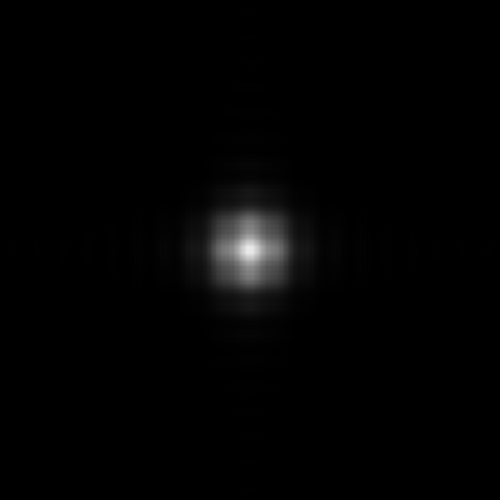
#> input picture experiments/homecomp/beamCoherence1/intensity.tif, 1000 x 1000 px, found by its file name (shown at 1/2 size)
$ python analysis.py
#> lines starting #> are read from the running program, lines starting #| are printed output that depends on the picture
### scripts/lineProfile.py
#!/usr/bin/env python3
# -*- coding: utf-8 -*-
"""
Created on Tue Jun  7 15:04:04 2022

@author: -
"""
import numpy as np
import matplotlib.pyplot as plt

# %%
def getLineProfile(a,axis=0, mid=None, show=False):
    nx, ny = np.shape(a)[1], np.shape(a)[0]
    if mid == None:
        midX, midY = int(nx/2), int(ny/2)
    else:
        midX, midY = int(mid[1]), int(mid[0])
    # print(midX)

    if axis == 0:
        p = a[:,midX]
        title = 'vertical profile'
    elif axis == 1:
        p = a[midY,:]
        title = 'horizontal profile'

    if show:
        plt.plot(p)
        plt.title(title)
        plt.show()

    return p

### scripts/moireAlignment.py
#!/usr/bin/env python3
# -*- coding: utf-8 -*-
"""
Created on Wed Jul 13 09:57:11 2022

@author: jerome
"""

import numpy as np
import matplotlib.pyplot as plt
import matplotlib
from matplotlib.pyplot import figure
from scipy.signal import find_peaks
#from useful import round_sig
from mpl_toolkits.axes_grid1.axes_divider import make_axes_locatable
from matplotlib.colors import LogNorm


# [5 lines left out: function round_sig, not called in this run]

def moirePeriod(p1,p2):
    """
    Parameters
    ----------
    p1 : Pitch of 2nd & 4th quadrants of centosymmetric square grating.
    p2 : Pitch of 1st & 3rd quadrants of centosymmetric square grating.

    Returns
    -------
    P : Period of moire fringe.
    """
    P = (p1*p2)/(p2-p1)
    return P

def displacementRatio(p1,p2):
    """
    Parameters
    ----------
    p1 : Pitch of 2nd & 4th quadrants of centosymmetric square grating.
    p2 : Pitch of 1st & 3rd quadrants of centosymmetric square grating.

    Returns
    -------
    Z : ratio of moire fringe displacement to actual misalignment.
    """
    Z = (p1+p2)/(p2-p1)
    return Z

# [27 lines left out: functions maxMisalignment, minGratingSize, not called in this run]

def misalignmentFromMoire(DX,p1,p2):
    """
    Parameters
    ----------
    DX : Moire fringe displacement
    p1 : Pitch of 2nd & 4th quadrants of centosymmetric square grating.
    p2 : Pitch of 1st & 3rd quadrants of centosymmetric square grating.

    Returns
    -------
    dx : Actual misalignment.
    """
    dx = DX/displacementRatio(p1, p2)
    return dx

# [233 lines left out: functions minMisalignment, minPitchDiff, gratingTransmittance, moireIntensity, test, testTolerances, not called in this run]
# [30 lines of commented-out code are left out]

# [2 lines that do not run on import are left out]
    # testTolerances()

### simulations/maskAlignment2/analysis.py
#!/usr/bin/env python3
# -*- coding: utf-8 -*-
"""
Created on Tue Sep 27 12:49:27 2022

@author: -
"""

import lineProfile
import moireAlignment
import numpy as np
import matplotlib.pyplot as plt
import matplotlib.patches as patches
import matplotlib.gridspec as gridspec
import tifffile
from scipy.signal import find_peaks, peak_widths
from math import floor, log10

#plt.rcParams["figure.figsize"] = (12,10)

def round_sig(x, sig=2):
    if x != 0:
        return round(x, sig-int(floor(log10(abs(x))))-1)
    else:
            return x

def getProfiles(t,nx,ny,offset,show=False):

    x1 = lineProfile.getLineProfile(t,axis=1,mid=[int(ny/2)-offset,0],show=show)
    x2 = lineProfile.getLineProfile(t,axis=1,mid=[int(ny/2)+offset,0],show=show)

    y1 = lineProfile.getLineProfile(t,axis=0,mid=[0,int(nx/2)-offset],show=show)
    y2 = lineProfile.getLineProfile(t,axis=0,mid=[0,int(nx/2)+offset],show=show)

    return x1,x2,y1,y2

def plotSeparately(t,x1,x2,y1,y2,nx,ny,offset,px):

    figure, ax = plt.subplots(1)
    xr1 = patches.Rectangle((0,ny/2-offset),nx,0, edgecolor=colours[0], facecolor="none", linewidth=1)
    xr2 = patches.Rectangle((0,ny/2+offset),nx,0, edgecolor=colours[1], facecolor="none", linewidth=1)
    yr1 = patches.Rectangle((nx/2-offset,0),0,ny, edgecolor=colours[2], facecolor="none", linewidth=1)
    yr2 = patches.Rectangle((nx/2+offset,0),0,ny, edgecolor=colours[3], facecolor="none", linewidth=1)
    plt.imshow(t,cmap='gray')

    plt.xticks([int((nx-1)*((b/(5.0-1)))) for b in range(0,5)],
               [round_sig(nx*px*1e3*(a/(5.0-1))) for a in range(-int((5-1)/2),int((5/2 + 1)))])
    plt.yticks([int((ny-1)*(b/(5.0-1))) for b in range(0,5)],
               [round_sig(ny*px*1e3*(a/(5.0-1))) for a in range(-int((5-1)/2),int((5/2 + 1)))])

    for r in [xr1,xr2,yr1,yr2]:
        ax.add_patch(r)
    plt.text(50,ny/2-offset-10,'x1',fontsize=20,color=colours[0])
    plt.text(50,ny/2+offset-10,'x2',fontsize=20,color=colours[1])
    plt.text(nx/2-offset+10,50,'y1',fontsize=20,color=colours[2])
    plt.text(nx/2+offset+10,50,'y2',fontsize=20,color=colours[3])
    plt.xlabel('x [mm]')
    plt.ylabel('y [mm]')
    plt.colorbar()
    plt.show()

    fig, ax = plt.subplots(2,1)
    ax[0].plot(x1,label='x1',color=colours[0])
    ax[0].plot(x2,label='x2',color=colours[1])
    ax[1].plot(y1,label='y1',color=colours[2])
    ax[1].plot(y2,label='y2',color=colours[3])
    ax[0].legend()
    ax[1].legend()
    plt.show()

def plotTogether(t,x1,x2,y1,y2,nx,ny,offset,px,indexX=None,indexY=None):

    x = np.linspace(0,nx,nx)
    y = np.linspace(0,ny,ny)

    gs = gridspec.GridSpec(2, 2,width_ratios=[10,5], height_ratios=[10,5])
    ax = [plt.subplot(gs[0]),plt.subplot(gs[1]),plt.subplot(gs[2]),plt.subplot(gs[3])]
    xr1 = patches.Rectangle((0,ny/2-offset),nx,0, edgecolor=colours[0], facecolor="none", linewidth=1)
    xr2 = patches.Rectangle((0,ny/2+offset),nx,0, edgecolor=colours[1], facecolor="none", linewidth=1)
    yr1 = patches.Rectangle((nx/2-offset,0),0,ny, edgecolor=colours[2], facecolor="none", linewidth=1)
    yr2 = patches.Rectangle((nx/2+offset,0),0,ny, edgecolor=colours[3], facecolor="none", linewidth=1)
    ax[0].imshow(t,cmap='gray')
    for a in [ax[0],ax[2]]:
        a.set_xticks([int((nx-1)*((b/(5.0-1)))) for b in range(0,5)])
        a.set_xticklabels([round_sig(nx*px*1e3*(a/(5.0-1))) for a in range(-int((5-1)/2),int((5/2 + 1)))])
    for a in [ax[0],ax[1]]:
        a.set_yticks([int((ny-1)*(b/(5.0-1))) for b in range(0,5)])
        a.set_yticklabels([round_sig(ny*px*1e3*(a/(5.0-1))) for a in range(-int((5-1)/2),int((5/2 + 1)))])
    ax[0].set_xlabel('x [mm]')
    ax[1].set_ylabel('y [mm]')
    ax[1].set_xlabel('I [a.u]')
    ax[2].set_ylabel('I [a.u]')
    for r in [xr1,xr2,yr1,yr2]:
        ax[0].add_patch(r)
    ax[1].plot(y1,x,colours[2])
    ax[1].plot(y2,x,colours[3])
    if indexY:
        ax[1].plot(y1[indexY[1]],y[indexY[1]],'x',color='black')
        ax[1].plot(y2[indexY[2]],y[indexY[2]],'x',color='blue')
        ax[1].plot(y1[indexY[3]],y[indexY[3]],'o',color='black')
        ax[1].plot(y2[indexY[4]],y[indexY[4]],'o',color='blue')
    ax[2].plot(-x1,colours[0])
    ax[2].plot(-x2,colours[1])
    if indexX:
        ax[2].plot(x[indexX[1]],-x1[indexX[1]],'x',color='black')
        ax[2].plot(x[indexX[2]],-x2[indexX[2]],'x',color='red')
        ax[2].plot(x[indexX[3]],-x1[indexX[3]],'o',color='black')
        ax[2].plot(x[indexX[4]],-x2[indexX[4]],'o',color='red')
    ax[-1].axis('off')
    plt.tight_layout()
    plt.show()

def findDisplacement(x1,x2,period,tolerance,maxindex=None,minindex=None,show=True):

    # peak finding and envelope fitting
    p1,_ = find_peaks(x1,distance=P-tolerance)
    p2,_ = find_peaks(x2,distance=P-tolerance)
    ip1,_ = find_peaks(1-x1,distance=P-tolerance)
    ip2,_ = find_peaks(1-x2,distance=P-tolerance)
    #
    x = np.linspace(0,len(x1),len(x1))

    if show:
        plt.plot(x1)
        plt.plot(x2)
        plt.plot(x[p1],x1[p1],'x',color=colours[0],label='not used')
        plt.plot(x[p2],x2[p2],'x',color=colours[1])
        plt.plot(x[ip1],x1[ip1],'x',color=colours[2])
        plt.plot(x[ip2],x2[ip2],'x',color=colours[3])

    if maxindex:
        p1 = [p1[i] for i in maxindex]
        p2 = [p2[i] for i in maxindex]
    if minindex:
        ip1 = [ip1[i] for i in minindex]
        ip2 = [ip2[i] for i in minindex]
# [4 lines of commented-out code are left out]


    if show:
        plt.plot(x[p1],x1[p1],'o',color=colours[0], label='used')
        plt.plot(x[p2],x2[p2],'o',color=colours[1])
        plt.plot(x[ip1],x1[ip1],'o',color=colours[2])
        plt.plot(x[ip2],x2[ip2],'o',color=colours[3])
        plt.legend()
        plt.show()
    #

    dp,dt = [],[]
    for i,j in enumerate(ip1):
        try:
            dP = abs(p1[i]-p2[i])*px
        except IndexError:
            pass

        try:
            dT = abs(ip1[i]-ip2[i])*px
        except IndexError:
            pass

#        print(dP)
#        print(dT)
#
        dp.append(dP)
        dt.append(dT)

        if show:
            plt.plot(i,abs(dP),'x:',color='r')
            plt.plot(i,abs(dT),'x:',color='b')

    if show:
        plt.xlabel('peak number')
        plt.ylabel('distance [m]')
        plt.show()

    meanDp = np.mean(dp)
    meanDt = np.mean(dt)

    index = [x,p1,p2,ip1,ip2]

    return meanDp,meanDt,index


if __name__ == '__main__':
    #loading tiffs
    fdir = '/user/home/opt/xl/xl/experiments/maskAlignment2/data/'
    dz = [10,20,30,40,50,60,70,80,90,100]
    dx = [1e-6]#range(50,1050,50)#1e-6
    _dx = [x for x in dx]
    dy = 0.0e-6
    file = [fdir + 'test/intensity.tif'] #[fdir + 'dX' + str(int(r)) + 'nm/intensity.tif' for r in dx]#[fdir +  'dZ' + str(z) + 'dX1dY2/intensity.tif' for z in dz]
    t = [tifffile.imread(f) for f in file]
#> t = 1 item
    t = [T/np.max(T) for T in t]

    # Defining parameters
    offset = 150                               # offset from centre to take line profiles (pixels)
    px = 2.2727272727272725e-08                # pixel size of intensity image (assuming equal in x and y)
    p1 = 2.0e-6                                 # pitch of 1st and 3rd quadrants of grating
    p2 = 2.5e-6                                 # pitch of 2nd and 4th quadrants of grating
    L = 150e-6                                   # length of grating (assuming square)
    tolerance = 20                             # tolerance for distance between peaks (in pixels)
    P = moireAlignment.moirePeriod(p1,p2)/px   # expected period of Moire fringes (in pixels)

    maxIndex = [None,None] #[0,1,2,3], [1,2,3,4] #[None,None]
    minIndex = [None,None] #[0,1],[1,3]

    #setting colours for line profile plots
    colours = ['b','y','r','g']         # x1, x2, y1, y2

    ny,nx = np.shape(t[0])
#> ny = 1000; nx = 1000

    print('nx, ny:', nx, ny)
#| nx, ny: 1000 1000

    DX = []
    DY = []
    EX = []
    EY = []
    print('Analysing....')
    for i, T in enumerate(t):
        print('# ',i)
        print(" ")
        # Taking line profiles for comparison
        x1,x2,y1,y2 = getProfiles(T,nx,ny,offset,show=False)
#       # Finding the displacement of peaks in horizontal and vertical
        dpH, dtH, indexX = findDisplacement(x1,x2,P,tolerance,maxindex=maxIndex[0],minindex=minIndex[0],show=False)
        dpV, dtV, indexY = findDisplacement(y1,y2,P,tolerance,maxindex=maxIndex[1],minindex=minIndex[1],show=False)
        # Finding actual misalignment
        dxP = moireAlignment.misalignmentFromMoire(dpH,p1,p2)
        dxT = moireAlignment.misalignmentFromMoire(dtH,p1,p2)
        dyP = moireAlignment.misalignmentFromMoire(dpV,p1,p2)
        dyT = moireAlignment.misalignmentFromMoire(dtV,p1,p2)
        Ex = abs(dxP - _dx[i])
        Ey = abs(dyP - dy)

        # Plotting
        plotTogether(T,x1,x2,y1,y2,nx,ny,offset,px,indexX,indexY)

        print("Misalignment in x (from maxima): ", dxP*1e6, " um")
    #    print("Misalignment in x (from minima): ", dxT*1e6, " um")
        print("Misalignment in y (from maxima): ", dyP*1e6, " um")
    #    print("Misalignment in y (from minima): ", dyT*1e6, " um")

        print('Error in misalignment (x,y): ', (Ex*1e6, Ey*1e6), ' um')

        DX.append(dxP)
        DY.append(dyP)
        EX.append(Ex)
        EY.append(Ey)
#> this loop made 1 pass
#| #  0
#| Misalignment in x (from maxima):  0.0  um
#| Misalignment in y (from maxima):  0.0  um
#| Error in misalignment (x,y):  (1.0, 0.0)  um
#> pass 1, in plotTogether, `plt.show()`:
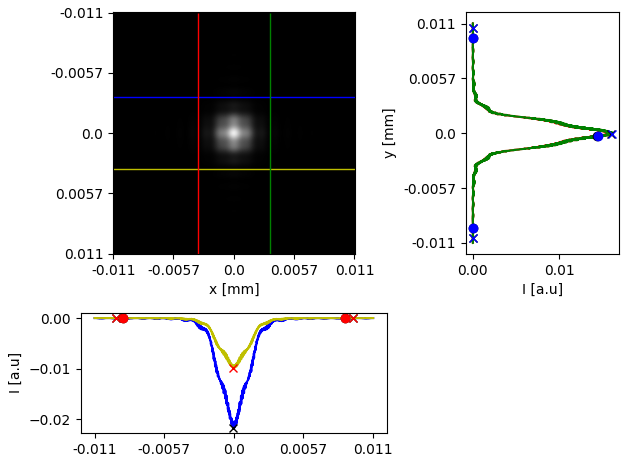
#> figure drawn by matplotlib, 3 panels; panel 3: curve peaks at x = 896, y = -1.53e-07; panel 3: curve peaks at x = 896, y = -1.79e-07
#> after the loop, DX = [0]; DY = [0]; EX = [1e-06]; EY = [0]

    # [15 lines of commented-out code are left out]
    print(EX)
#| [1e-06]

    fig, ax = plt.subplots(2,1)
    ax[0].plot(np.array(_dx)*1e6,np.array(DX)*1e6,':x',label='x')
#    ax[0].plot(np.array(_dx)*1e-6,np.array(DY)*1e6,':x',label='y')
    ax[1].plot(np.array(_dx)*1e6,np.array(EX),':x',label='erX')
#    ax[1].plot(np.array(_dx)*1e-6,np.array(EY),':x',label='erY')
    ax[1].set_xlabel('Actual misalignment [um]')
    ax[0].set_ylabel('Measured misalignment [um]')
    ax[1].set_ylabel('Error')
#    ax[1].set_ylim(0,1)
    for a in ax:
        a.legend()
    plt.show()
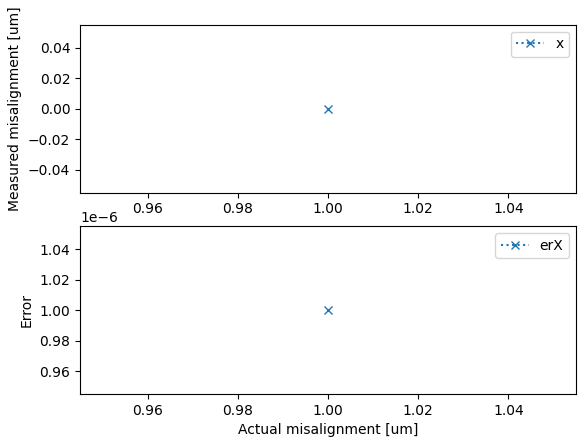
#> figure drawn by matplotlib, 2 panels
